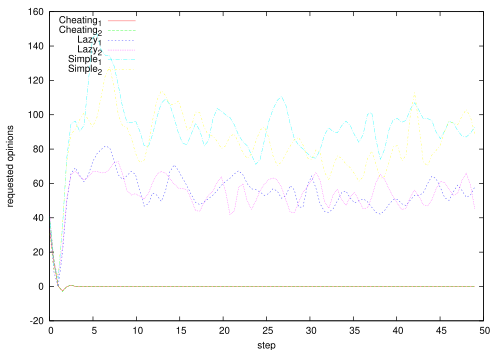

Write the gnuplot code that produced this figure.
#!/usr/bin/gnuplot -persist
set datafile separator ","
#set title "Simulation Result"
set xlabel "step"
set ylabel "requested opinions"
set key top left
set terminal postscript eps color enhanced
set output "experiment6/partners.eps"
plot "experiment6/agents-partners/Cheating_1" title "Cheating_1" smooth csplines,\
     "experiment6/agents-partners/Cheating_2" title "Cheating_2" smooth csplines,\
     "experiment6/agents-partners/Lazy_1" title "Lazy_1" smooth csplines,\
     "experiment6/agents-partners/Lazy_2" title "Lazy_2" smooth csplines,\
     "experiment6/agents-partners/Simple_1" title "Simple_1" smooth csplines,\
     "experiment6/agents-partners/Simple_2" title "Simple_2" smooth csplines
